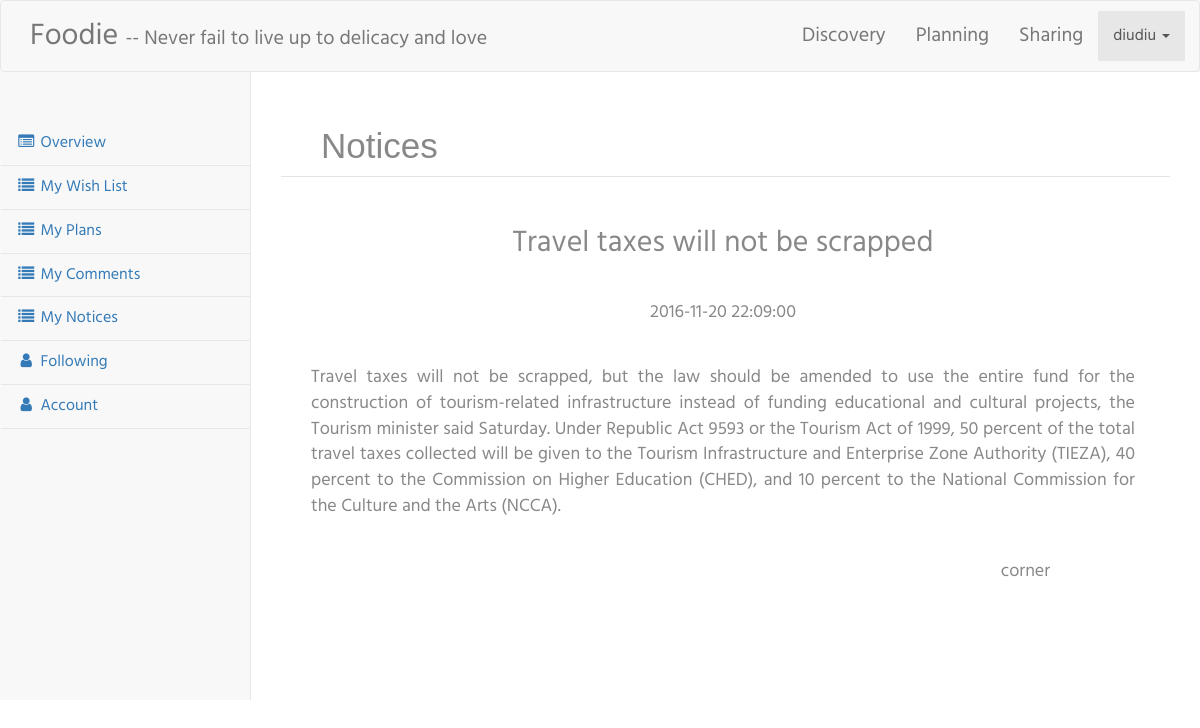
Screenshot of /customer/myNoticeDisplay.php?id=1 (signed in) with the database file from the repository.
### tables this page shows
CREATE TABLE `notice` (
  `title` text NOT NULL,
  `author` varchar(255) NOT NULL,
  `time` datetime NOT NULL,
  `content` text NOT NULL,
  `noticeID` int(11) NOT NULL AUTO_INCREMENT,
  PRIMARY KEY (`noticeID`)
);

### customer/myNoticeDisplay.php (the view, shortened to what this page needs)
<?php include("common/nav.php"); ?>
<div id="page-wrapper">
<div class="basic-grey">
<h1 style="font-size:35px;font-family:Arial">Notices
</h1>
<table class="tb">
<tr>
	<td colspan="2" align="center" id="title">
	<h2>
	<?php require_once("../functions.php");
$loc=strpos($_SERVER["REQUEST_URI"],"?")+4;
$id=(int)substr($_SERVER["REQUEST_URI"],$loc);
$sql="select title,time,content,author from notice where noticeID=".$id;
$res=mysql_query($sql) or die(mysql_error());
$info=mysql_fetch_array($res);
echo $info[0];?>
</h2>
	</td>
</tr>
<tr>
	<td colspan="2" id="time">
	<?php echo $info[1];?>
	</td>
</tr>
<tr>
	<td colspan="2" id="content">
		<?php echo $info[2] ?>
	</td>
</tr>
<tr>
	<td width='70%'>
	</td>
	<td width="30%" id="author">
	<?php echo $info[3]?>
	</td>
</tr>
</table>
</div>
</div>

### css/style.css (style rules this page uses)
h4, h5, h6, h1, h2, h3 { margin: 0; }
html, body { font-family: 'Hind-Regular'; font-size: 100%; background:#fff; }

### css/sb-admin-2.css (style rules this page uses)
body { background-color: #f8f8f8; }
#page-wrapper { padding: 0 15px; min-height: 568px; background-color: #fff; }
@media (min-width:768px) { #page-wrapper { position: inherit; margin: 0 0 0 250px; padding: 70px 30px; border-left: 1px solid #e7e7e7; } }

### customer/myNoticeDisplay.php (style rules this page uses)
.tb { width:100%; text-align:center; font-size:18px; font-size:Arial light; }
.tb td,th { padding:20px; }
#content { text-align:justify }
.basic-grey { margin-top:-30px; margin-left:auto; margin-right:auto; max-width: 1000px; background: #fff; padding: 25px 15px 25px 10px; font: 20px,"Arial"; color: #888; text-shadow: 1px 1px 1px #FFF; border:0px solid #E4E4E4; }
.basic-grey h1 { font-size: 35px; padding: 0px 0px 10px 40px; display: block; border-bottom:1px solid #E4E4E4; margin: -10px -15px 30px -10px;; color: #888; }

### rows the page displays
notice: title "Travel taxes will not be scrapped", time "2016-11-20 22:09:00", content "Travel taxes will not be scrapped, but the law should be amended to use the entire fund for the construction of tourism-related infrastructure instead of funding educational and cultural projects, the Tourism minister said Saturday. Under Republic Act 9593 or the Tourism Act of 1999, 50 percent of the total travel taxes collected will be given to the Tourism Infrastructure and Enterprise Zone Authority (TIEZA), 40 percent to the Commission on Higher Education (CHED), and 10 percent to the National Commission for the Culture and the Arts (NCCA).", author "corner"

### other values shown
$_SESSION['user_name'] "diudiu"
